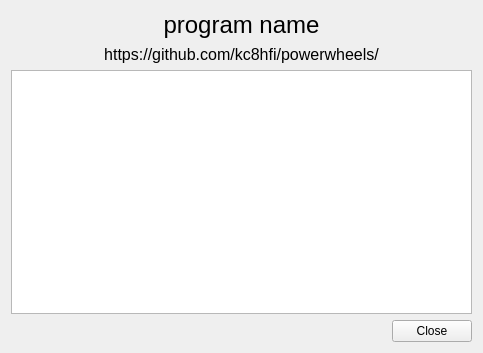
<?xml version="1.0" encoding="UTF-8"?>
<ui version="4.0">
 <class>About_Base</class>
 <widget class="QWidget" name="About_Base">
  <property name="geometry">
   <rect>
    <x>0</x>
    <y>0</y>
    <width>483</width>
    <height>353</height>
   </rect>
  </property>
  <property name="windowTitle">
   <string>About Remote Control</string>
  </property>
  <layout class="QVBoxLayout" name="verticalLayout">
   <item>
    <widget class="QLabel" name="programName">
     <property name="font">
      <font>
       <pointsize>18</pointsize>
      </font>
     </property>
     <property name="text">
      <string>program name</string>
     </property>
     <property name="textFormat">
      <enum>Qt::RichText</enum>
     </property>
     <property name="alignment">
      <set>Qt::AlignCenter</set>
     </property>
    </widget>
   </item>
   <item>
    <widget class="QLabel" name="programLocation">
     <property name="font">
      <font>
       <pointsize>12</pointsize>
      </font>
     </property>
     <property name="text">
      <string>https://github.com/kc8hfi/powerwheels/</string>
     </property>
     <property name="alignment">
      <set>Qt::AlignCenter</set>
     </property>
    </widget>
   </item>
   <item>
    <widget class="QTextEdit" name="license">
     <property name="readOnly">
      <bool>true</bool>
     </property>
    </widget>
   </item>
   <item>
    <layout class="QHBoxLayout" name="horizontalLayout">
     <item>
      <spacer name="horizontalSpacer">
       <property name="orientation">
        <enum>Qt::Horizontal</enum>
       </property>
       <property name="sizeHint" stdset="0">
        <size>
         <width>298</width>
         <height>20</height>
        </size>
       </property>
      </spacer>
     </item>
     <item>
      <widget class="QPushButton" name="closeButton">
       <property name="text">
        <string>Close</string>
       </property>
      </widget>
     </item>
    </layout>
   </item>
  </layout>
 </widget>
 <resources/>
 <connections>
  <connection>
   <sender>closeButton</sender>
   <signal>clicked()</signal>
   <receiver>About_Base</receiver>
   <slot>close()</slot>
   <hints>
    <hint type="sourcelabel">
     <x>443</x>
     <y>333</y>
    </hint>
    <hint type="destinationlabel">
     <x>241</x>
     <y>176</y>
    </hint>
   </hints>
  </connection>
 </connections>
</ui>
